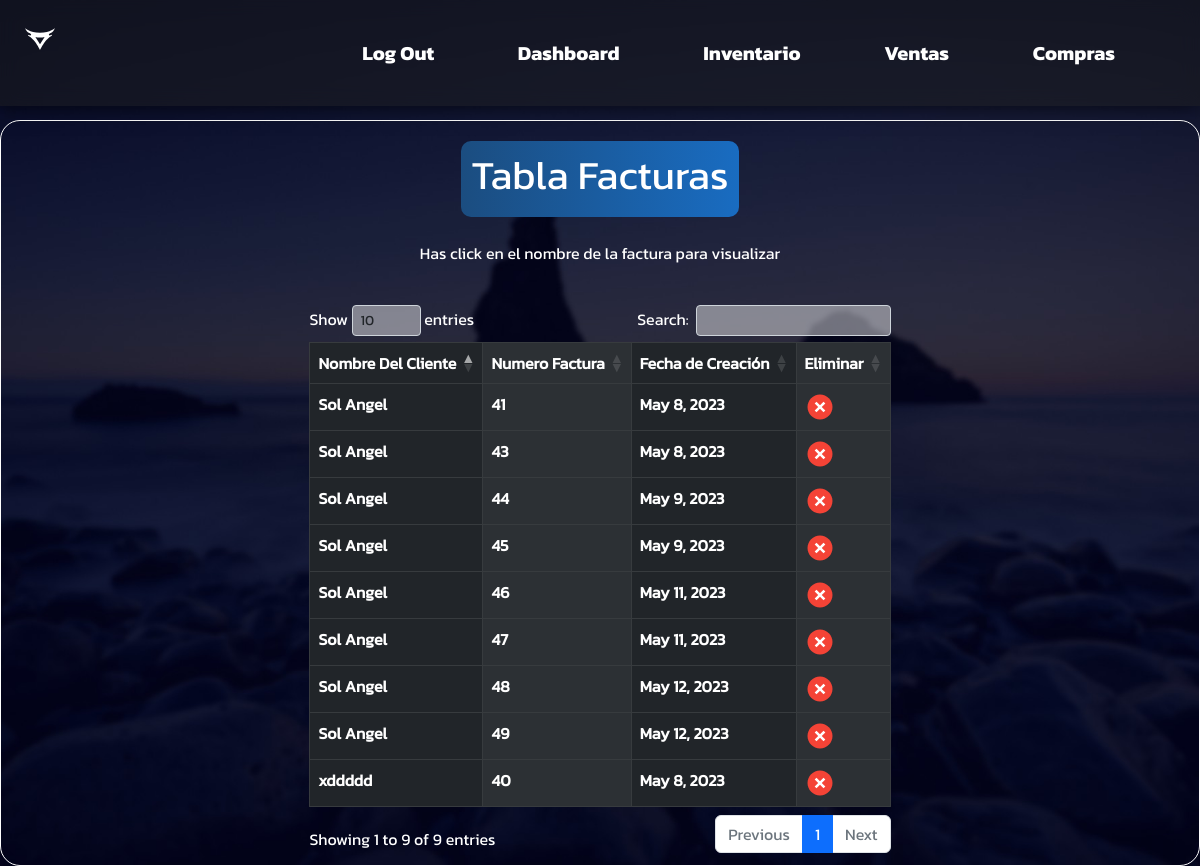
Screenshot of /ventas/factura (signed in) with the database file from the repository.
### ventas/models.py (models this page shows, shortened)
class Factura(models.Model):
    id_cliente = models.ForeignKey(Cliente, on_delete=models.CASCADE,to_field="id")
    numero_factura = models.AutoField(primary_key=True)
    fecha_creacion = models.DateField( default=timezone.now)
    monto = models.IntegerField(default=0)
    usuario = models.CharField(default="No User Data",max_length=150)
    documento = models.FileField(null=True, upload_to='documents/facturas')
    forma_de_pago = models.ForeignKey(FormasDePago, on_delete=models.CASCADE, to_field="forma", default=1)

class Cliente(models.Model):
    id = models.AutoField(primary_key=True)
    nombre= models.CharField(max_length=255)
    ci_rif = models.IntegerField(default=0)

### ventas/views.py (the view)
# urls.py: path('factura', views.facturas, name="facturas"),
@login_required
def facturas(request):
    facturas = Factura.objects.all()
    return render(request, "facturas.html", {"facturas":facturas})

### ventas/templates/facturas.html (shortened to what this page needs)
{% extends 'base_sesion2.html' %}
{% load static %}
{% block content %}
<link rel="stylesheet" href="{% static 'css/items.css' %}">
<link rel="stylesheet" href="{% static 'css/bootstrap.min.css' %}">
<link rel="stylesheet" href="{% static 'css/dataTables.bootstrap5.min.css' %}">
    <div class="tablaFacturas">
        <label class="Titulo c2">
            <h1>Tabla Facturas</h1>
        </label>
        <br>
        <p>Has click en el nombre de la factura para visualizar</p>
        <br>
        <div class="table-responsive-sm ">
            <table class="table  table-dark table-striped-columns table-bordered" id="tabla-prod">
                <thead>
                    <tr>
                        <th class="centrado">Nombre Del Cliente</th>
                        <th class="centrado">Numero Factura</th>
                        <th class="centrado">Fecha de Creación</th>
                        <th class="centrado">Eliminar</th>
                    </tr>
                </thead>
                <tbody>
                    {% for factura in facturas %}
                    <tr>
                        <th><a href="{% url 'getfactura' factura.numero_factura%}">{{factura.id_cliente.nombre}}</a></th>
                        <th><a href="{% url 'getfactura' factura.numero_factura%}">{{factura.numero_factura}}</a></th>
                        <th><a href="{% url 'getfactura' factura.numero_factura%}">{{factura.fecha_creacion}}</a></th>
                        <th><a href=""> <img src="{% static 'img/eliminar.svg'%}"></a></th>
                    </tr>
                    {% endfor %}
                </tbody>
            </table>
        </div>
    </div>
{% endblock %}

### static/css/nav.css (style rules this page uses)
* { margin: 0; padding: 0; box-sizing: border-box; font-family: 'Kanit'; }
body { background-image: url("../img/background.jpg"); background-repeat: no-repeat; background-attachment: fixed; background-position: center; background-size: cover; }

### static/css/items.css (style rules this page uses)
.tablaFacturas { display: flex; margin-top: 120px; width: auto; height: auto; flex-direction: column; color: white; border: 1px solid #fff; border-radius: 20px; overflow: hidden; align-items: center; justify-content: flex-start; padding: 10px; }
.Titulo { margin-top: 10px; background: rgb(27,128,119); background: linear-gradient(90deg, rgba(27,128,119,1) 0%, rgba(3,176,161,1) 100%); padding: 10px; border-radius: 10px; }
th a { text-decoration: none !important; color: white !important; }
.c2 { background: rgb(27,77,128); background: linear-gradient(90deg, rgba(27,77,128,1) 0%, rgba(25,108,193,1) 100%); }
.centrado { align-items: center !important; vertical-align: middle !important; }
img { width: 30px !important; }

### rows the page displays
Factura: id_cliente.nombre "xddddd", numero_factura "40", fecha_creacion "May 8, 2023"
Factura: id_cliente.nombre "Sol Angel", numero_factura "41", fecha_creacion "May 8, 2023"
Factura: id_cliente.nombre "Sol Angel", numero_factura "43", fecha_creacion "May 8, 2023"
Factura: id_cliente.nombre "Sol Angel", numero_factura "44", fecha_creacion "May 9, 2023"
Factura: id_cliente.nombre "Sol Angel", numero_factura "45", fecha_creacion "May 9, 2023"
Factura: id_cliente.nombre "Sol Angel", numero_factura "46", fecha_creacion "May 11, 2023"
Factura: id_cliente.nombre "Sol Angel", numero_factura "47", fecha_creacion "May 11, 2023"
Factura: id_cliente.nombre "Sol Angel", numero_factura "48", fecha_creacion "May 12, 2023"
Factura: id_cliente.nombre "Sol Angel", numero_factura "49", fecha_creacion "May 12, 2023"
